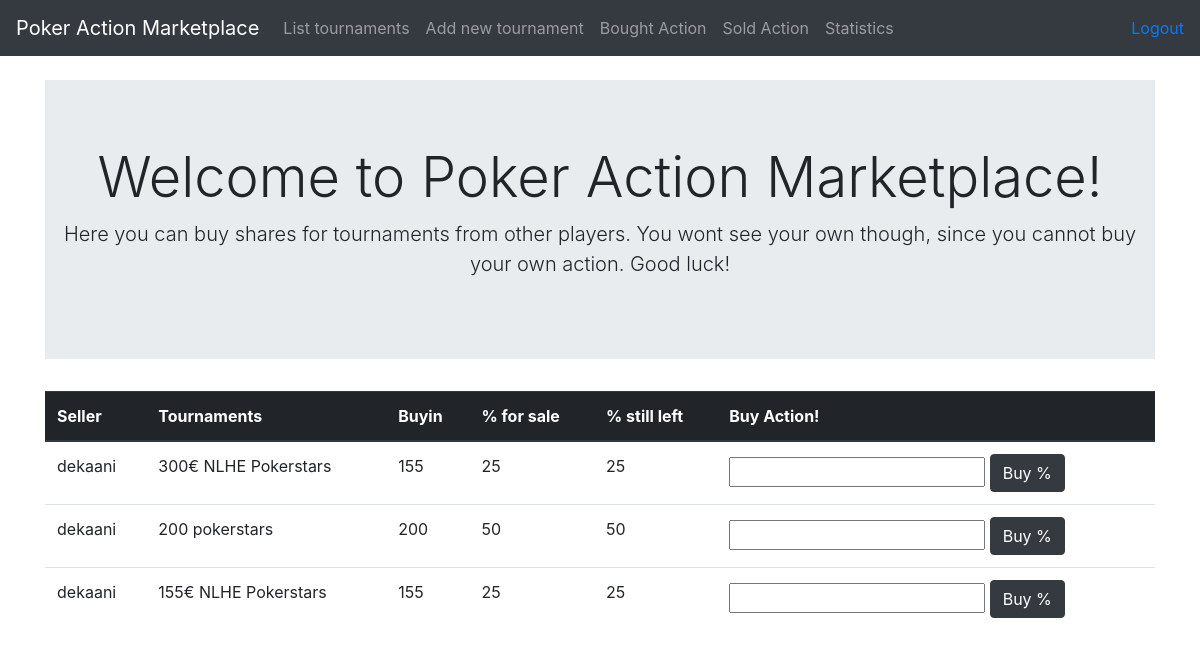
/tournaments/ (signed in), run on an earlier commit of the app's database.
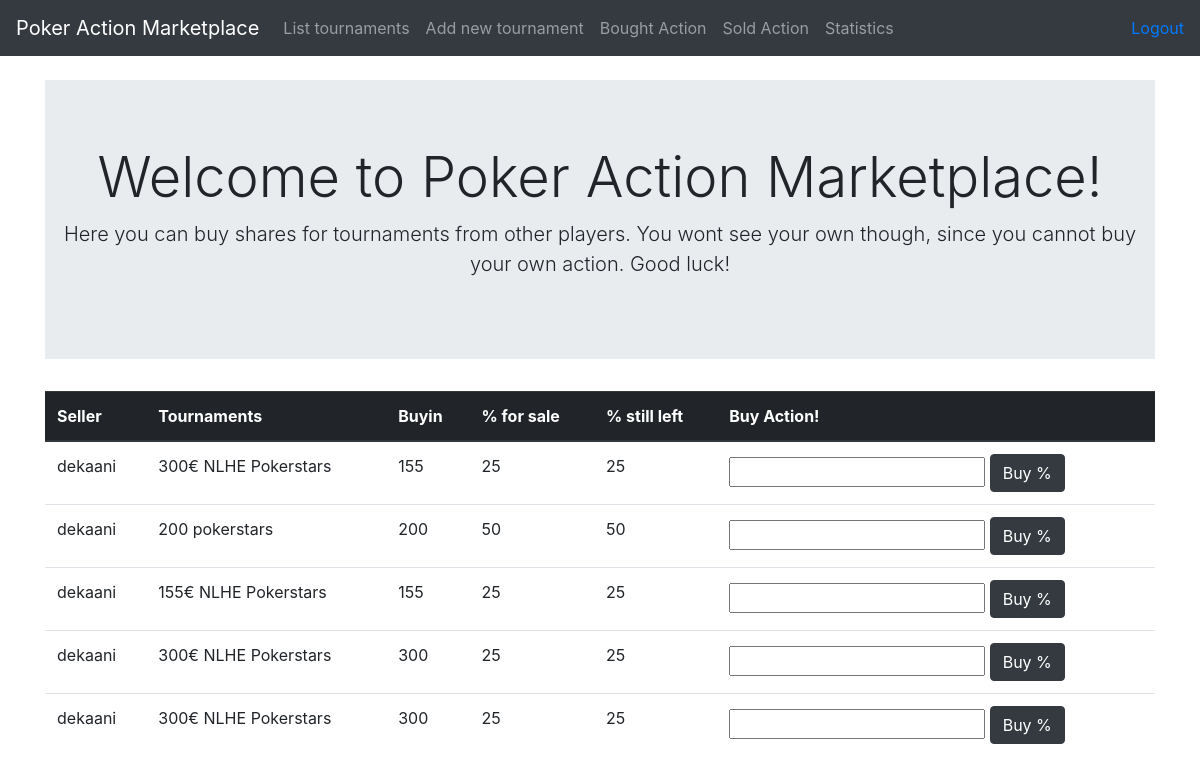
And on a later commit of the database.
### application/tournamentPackages/models.py (models this page shows, shortened)
class TournamentPackage(Base):
    tournament = db.Column(db.String(144), nullable=False)
    buyin = db.Column(db.Integer, nullable=False)
    pcttobesold = db.Column(db.Integer, nullable=False)
    pctleft = db.Column(db.Integer, nullable=False)
    account_id = db.Column(db.Integer, db.ForeignKey('account.id'), nullable=False)
    def __init__(self, tournament, buyin, pcttobesold):
        self.tournament = tournament
        self.buyin = buyin
        self.pcttobesold = pcttobesold
        self.pctleft = pcttobesold
        self.user = ''
        self.userid = ''
    @staticmethod
    def join_account_on_tournaments():
        stmt = text("SELECT * FROM tournament_package"
                    " LEFT JOIN account on tournament_package.account_id = account.id")
        res = db.engine.execute(stmt)
        tournaments = []
        for row in res:
            tournament = TournamentPackage(row[3], row[4], row[5])
            tournament.user = row[-2]
            tournament.id = row[0]
            tournament.userid = row[7]
            tournament.pctleft = row[6]
            if tournament.userid == current_user.id:
                continue
            tournaments.append(tournament)
        tournaments.sort(key=lambda x: x.user, reverse=True)
        return tournaments

### application/tournamentPackages/views.py (the view)
@app.route('/tournaments/', methods=['GET'])
@login_required(role="USER")
def tournaments_index():
    tournaments = TournamentPackage.join_account_on_tournaments()
    return render_template('tournaments/list.html', tournaments = tournaments)

### application/__init__.py (called while the page is built)
def login_required(role="ANY"):
    def wrapper(fn):
        @wraps(fn)
        def decorated_view(*args, **kwargs):
            if not current_user:
                return login_manager.unauthorized()
            if not current_user.is_authenticated:
                return login_manager.unauthorized()
            unauthorized = False
            if role != "ANY":
                unauthorized = True
                for user_role in current_user.role():
                    if user_role == role:
                        unauthorized = False
                        break
            if unauthorized:
                return login_manager.unauthorized()
            return fn(*args, **kwargs)
        return decorated_view
    return wrapper

@login_manager.user_loader
def load_user(user_id):
    return User.query.get(user_id)

### application/auth/models.py (called while the page is built)
    def role(self):
        if self.name == 'admin':
            return ['ADMIN', 'USER']
        else:
            return['USER']

### application/templates/tournaments/list.html (shortened to what this page needs)
{% extends "layout.html" %}
{% block body %}
<div class="jumbotron jumbotron-fluid">
  <div class="container">
    <h1 class="display-4" align=center>Welcome to Poker Action Marketplace!</h1>
    <p class="lead" align=center>Here you can buy shares for tournaments from other players. You wont see your own though, since you cannot buy your own action. Good luck!</p>
  </div>
</div>
<table class="table">
  <thead class="thead-dark">
  <th scope="col">Seller</th>
  <th scope="col">Tournaments</th>
  <th scope="col">Buyin</th>
  <th scope="col">% for sale</th>
  <th scope="col">% still left</th>
  <th scope="col">Buy Action!</th>
  </thead>
  {% for tournament in tournaments %}
  <tr>
    <td>{{ tournament.user }}</td>
    <td>{{ tournament.tournament }}</td>
    <td>{{ tournament.buyin }}</td>
    <td>{{ tournament.pcttobesold }}</td>
    <td>{{ tournament.pctleft }}</td>
    {% if tournament.pctleft == 0 %}
    <td><button class="btn btn-dark">All sold!</button></td>
    {% else %}
    <td><form method="POST", action="{{ url_for('tournaments_buy_percentage', tournament_id = tournament.id) }}">
      <input name="text">
      <input type="submit", value='Buy %' class="btn btn-dark">
    </form></td>
    {% endif %}
  </tr>
{% endfor %}
</table>
{% endblock %}

What changed in the data, as far as the page shows it:
added TournamentPackage: user "dekaani", tournament "300€ NLHE Pokerstars", buyin "300", pcttobesold "25", pctleft "25"
added TournamentPackage: user "dekaani", tournament "300€ NLHE Pokerstars", buyin "300", pcttobesold "25", pctleft "25"
